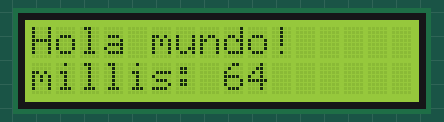
The sketch below on a simulated Arduino Uno, built with avr-gcc and run on an emulated ATmega328P. Parts: 16×2 character LCD.

Above: at 0.21 s.
At 5.03 s:
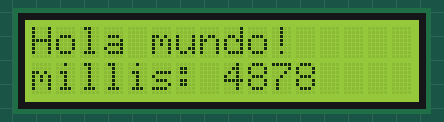
At 9.84 s:
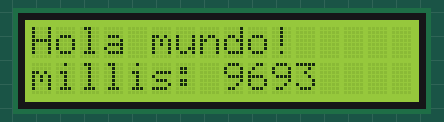
At 19.75 s:
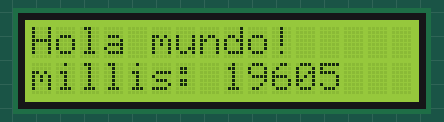
At 29.66 s:
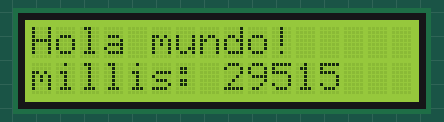
At 39.58 s:
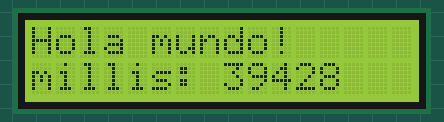

The sketch:

tema12_DisplaysLCD.ino
```cpp
#include <LiquidCrystal.h>

LiquidCrystal lcd(12, 11, 5, 4, 3, 2); //Pines donde está conectado el LCD

void setup() {
  lcd.begin(16, 2); //16 columnas y 2 filas
  lcd.setCursor(0,0);
  lcd.print("Hola mundo!");
  lcd.setCursor(0,1);
  lcd.print("millis: ");
}

void loop() {
  lcd.setCursor(8, 1);
  lcd.print(millis());
}
```
